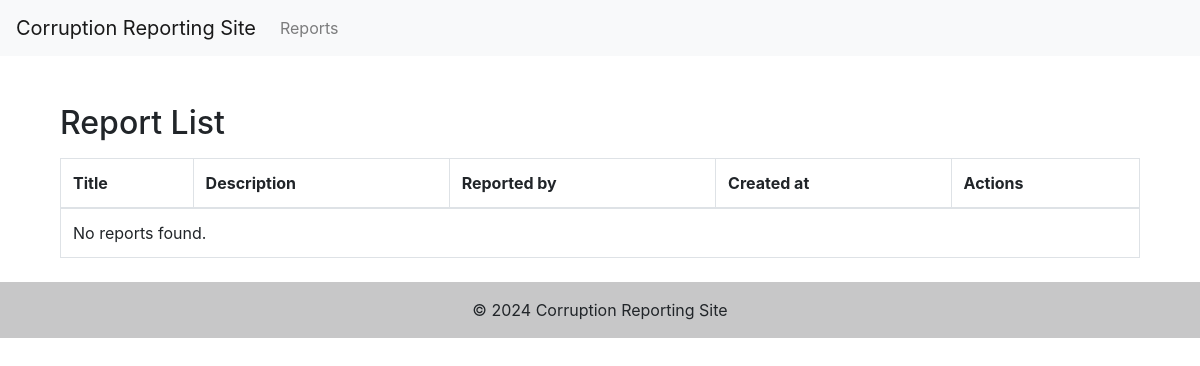
The page /reports/ on the database as committed earlier.
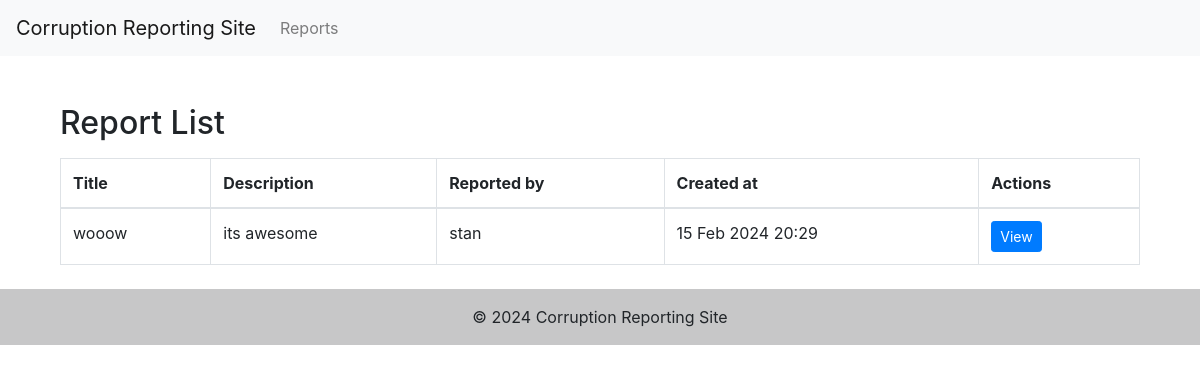
The same page on the database as committed later.
### reports/models.py (models this page shows, shortened)
class Report(models.Model):
    title = models.CharField(max_length=200)
    description = models.TextField()
    created_at = models.DateTimeField(auto_now_add=True)
    updated_at = models.DateTimeField(auto_now=True)
    reporter = models.ForeignKey(settings.AUTH_USER_MODEL, on_delete=models.CASCADE)
    evidence_file = models.FileField(upload_to='evidences/')

class CustomUser(AbstractUser):
    username = models.CharField(max_length=15, unique=True)
    email = models.CharField(max_length=100, unique=True, null=True)
    phone_number = models.CharField(max_length=50, unique=True)
    USERNAME_FIELD = 'phone_number'
    REQUIRED_FIELDS = ['username']

### reports/views.py (the view)
# urls.py: path('reports/', ReportListView.as_view(), name='report-list'),
class ReportListView(ListView):
    model = Report
    template_name = 'reports/report_list.html'
    context_object_name = 'reports'

### reports/templates/reports/report_list.html (shortened to what this page needs)
{% extends 'base.html' %}
{% block content %}
<div class="container mt-5">
    <h2>Report List</h2>
    <table class="table table-bordered mt-3">
        <thead>
            <tr>
                <th>Title</th>
                <th>Description</th>
                <th>Reported by</th>
                <th>Created at</th>
                <th>Actions</th>
            </tr>
        </thead>
        <tbody>
            {% for report in object_list %}
                <tr>
                    <td>{{ report.title }}</td>
                    <td>{{ report.description|truncatewords:10 }}</td>
                    <td>{{ report.reporter.username }}</td>
                    <td>{{ report.created_at|date:"d M Y H:i" }}</td>
                    <td>
                        <a href="{% url 'report-detail' report.id %}" class="btn btn-primary btn-sm">View</a>
                    </td>
                </tr>
            {% empty %}
                <tr>
                    <td colspan="5">No reports found.</td>
                </tr>
            {% endfor %}
        </tbody>
    </table>
</div>
{% endblock content %}

### reports/templates/base.html (shortened to what this page needs)
<!DOCTYPE html>
<html lang="en">
<head>
    <link rel="stylesheet" href="https://stackpath.bootstrapcdn.com/bootstrap/4.5.2/css/bootstrap.min.css">
</head>
<body>
<nav class="navbar navbar-expand-lg navbar-light bg-light">
    <a class="navbar-brand" href="#">Corruption Reporting Site</a>
    <div class="collapse navbar-collapse" id="navbarNav">
        <ul class="navbar-nav">
            <li class="nav-item">
                <a class="nav-link" href="{% url 'report-list' %}">Reports</a>
            </li>
        </ul>
    </div>
</nav>
<div class="container mt-4">
    {% block content %}{% endblock content %}
</div>
<footer class="bg-light text-center text-lg-start mt-4">
    <div class="text-center p-3" style="background-color: rgba(0, 0, 0, 0.2);">
        © 2024 Corruption Reporting Site
    </div>
</footer>
</body>
</html>

Rows that differ between the two databases and show on the page:
added Report: title "wooow", description "its awesome", reporter.username "stan", created_at "15 Feb 2024 20:29"
Other text that changed with them:
text no longer shown: "No reports found."
